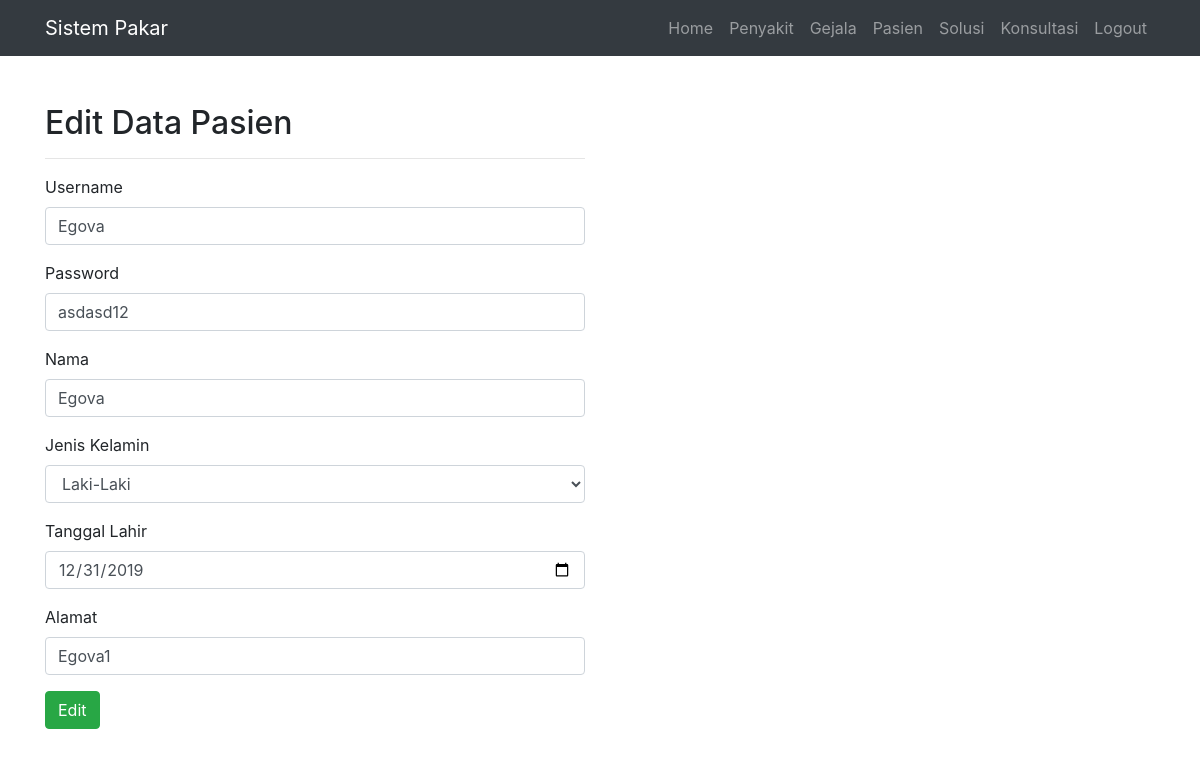
The app's page /admin/index.php?page=module/Pasien/edit&id=5 (signed in) with its own data.
### tables this page shows
CREATE TABLE IF NOT EXISTS `tb_Pasien` (
  `pasien_id` int(11) NOT NULL,
  `pasien_user` varchar(50) NOT NULL,
  `pasien_pass` varchar(50) NOT NULL,
  `pasien_nama` varchar(50) NOT NULL,
  `pasien_jk` varchar(50) NOT NULL,
  `pasien_tgl_lahir` date NOT NULL,
  `pasien_alamat` varchar(100) NOT NULL
);

### assets/model/conf.php (called while the page is built, shortened)
<?php
$conn = mysqli_connect('localhost', 'root', 'mysql', 'db_pakar_cf');
class Conf
{
    public function get($query)
    {
        global $conn;
        $ambil = $conn->query($query);
        $hasil = [];
        while ($pecah = $ambil->fetch_object()) {
            $hasil[] = $pecah;
        }
        return $hasil;
    }
}

### assets/model/db.php (called while the page is built, shortened)
<?php
include 'conf.php';
class Db extends Conf
{
    public function getOnePasien($id)
    {
        $query = $this->get("SELECT * FROM tb_Pasien WHERE pasien_id = '$id'")[0];
        return $query;
    }
}

### admin/module/Pasien/edit.php (the view, shortened to what this page needs)
<?php
$id = $_GET['id'];
$dPasien = $db->getOnePasien($id);
?>
<div class="container">
    <div class="row">
        <div class="col-md-6 mb-5 mt-5">
            <h2>Edit Data Pasien</h2>
            <hr>
            <form method="POST">
                <div class="form-group">
                    <div class="form-label-group">
                        <label>Username</label>
                        <input value="<?= $dPasien->pasien_user ?>" name="user" type="text" class="form-control" autofocus="autofocus">
                    </div>
                </div>
                <div class="form-group">
                    <div class="form-label-group">
                        <label>Password</label>
                        <input value="<?= $dPasien->pasien_pass ?>" name="pass" type="text" class="form-control">
                    </div>
                </div>
                <div class="form-group">
                    <div class="form-label-group">
                        <label>Nama</label>
                        <input value="<?= $dPasien->pasien_nama ?>" name="nama" type="text" class="form-control">
                    </div>
                </div>
                <div class="form-group">
                    <label>Jenis Kelamin</label>
                    <div class="form-label-group">
                        <select name="jenis" class="form-control">
                            <option value="Laki-Laki">Laki-Laki</option>
                        </select>
                    </div>
                </div>
                <div class="form-group">
                    <div class="form-label-group">
                        <label>Tanggal Lahir</label>
                        <input value="<?= $dPasien->pasien_tgl_lahir ?>" name="tgl" type="date" class="form-control">
                    </div>
                </div>
                <div class="form-group">
                    <div class="form-label-group">
                        <label>Alamat</label>
                        <input value="<?= $dPasien->pasien_alamat ?>" name="alamat" type="text" class="form-control">
                    </div>
                </div>
                <button name="edit" class="btn btn-success">Edit</button>
            </form>
        </div>
    </div>
</div>

### assets/css/business-frontpage.css (style rules this page uses)
body { padding-top: 56px; }

### records on screen
tb_pasien: user "Egova", pass "asdasd12", nama "Egova", tgl "12/31/2019", alamat "Egova1"
